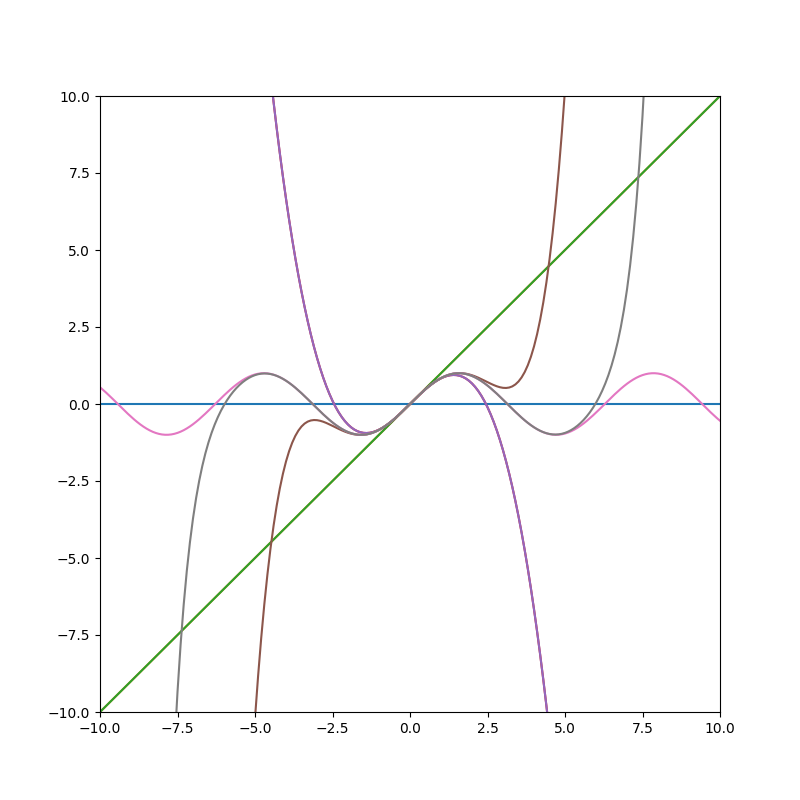

Source code (Python):
import numpy as np
import matplotlib.pyplot as plt
import math

def taylor_sin(x, a, n_terms):
    result = 0
    for n in range(n_terms):
        if n % 4 == 0:
            coeff = np.sin(a) #0
        elif n % 4 == 1:
            coeff = np.cos(a) #1
        elif n % 4 == 2:
            coeff = -np.sin(a) #0
        else:
            coeff = -np.cos(a) #-1
        
        result += coeff * (x - a)**n / math.factorial(n)
    
    return result

a = 0
x_test = 2
n_terms = 15

sin_2_taylor = taylor_sin(x_test, a, n_terms)
sin_2_exact = np.sin(x_test)

x_range = np.arange(-10, 10.1, 0.1)

fig, ax = plt.subplots(figsize=(8, 8))

term_counts = [1, 2, 3, 4, 5, 6]

for i, n in enumerate(term_counts):
    y_taylor = np.array([taylor_sin(x, a, n) for x in x_range])
    ax.plot(x_range, y_taylor)

y_exact = np.sin(x_range)
ax.plot(x_range, y_exact)

y_taylor_15 = np.array([taylor_sin(x, a, n_terms) for x in x_range])
ax.plot(x_range, y_taylor_15)

ax.set_xlim(-10, 10)
ax.set_ylim(-10, 10)
plt.savefig('taylor.png')

plt.show()
